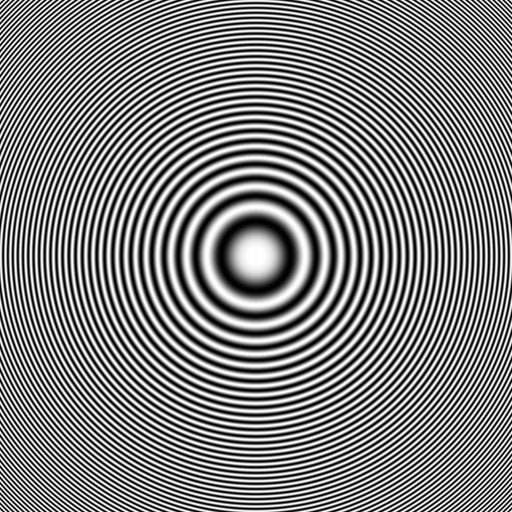
#> input picture starter_pack/images/part2_frequencies/rings.png, 512 x 512 px, found by its file name
$ jupyter execute --allow-errors 2_2.ipynb
#> lines starting #> are read from the running program, lines starting #| are printed output that depends on the picture
### starter_pack/starter_pack/code/utils.py
"""Small helpers for loading, saving and showing images.

All images are handled as float32 NumPy arrays with values in [0, 1].
Color images have shape (H, W, 3) in RGB order; grayscale images have shape (H, W).
"""
import numpy as np
import cv2
import matplotlib.pyplot as plt


def load_image(path, gray=False):
    """Read an image file as a float32 array in [0, 1] (RGB, or grayscale if gray=True)."""
#> called with gray = False
    flag = cv2.IMREAD_GRAYSCALE if gray else cv2.IMREAD_COLOR
    im = cv2.imread(str(path), flag)
#> im is the input picture: shape (512, 512, 3); min 0, max 255, mean 127.6
    if im is None:
        raise FileNotFoundError(f"Could not read image: {path}")
    if not gray:
        im = cv2.cvtColor(im, cv2.COLOR_BGR2RGB)
    return im.astype(np.float32) / 255.0


# [6 lines left out: function save_image, not called in this run]


def show(*images, titles=None, cmap="gray", size=4):
    """Show one or more images side by side.

    Grayscale images are shown with a fixed [0, 1] range, so a filtered image that
    has negative values (e.g. a derivative) should be shifted or rescaled first.
    """
    titles = titles or [""] * len(images)
    fig, axes = plt.subplots(1, len(images), figsize=(size * len(images), size))
    axes = np.atleast_1d(axes)
    for ax, im, title in zip(axes, images, titles):
        if im.ndim == 2:
            ax.imshow(im, cmap=cmap, vmin=0, vmax=1)
        else:
            ax.imshow(np.clip(im, 0, 1))
        ax.set_title(title)
        ax.axis("off")
    plt.tight_layout()
    plt.show()

### filters_helpers.py
import numpy as np
from convolution import conv2d_sep, gaussian_kernel

#finite difference
Dx = np.array([[1.0, 0.0, -1.0]])
Dy = Dx.T #transpose

def gradient_magnitude(gx, gy):
    return np.sqrt(gx**2 + gy**2)

def to_gray(img):
    if img.ndim == 2:
        return img
    return img[..., :3] @ np.array([0.299, 0.587, 0.114])   #standard formula for gray
#> returned value: shape (512, 512) float64

def finite_diff(gray, pad_mode="constant"):
    return conv2d_sep(gray, Dx, pad_mode), conv2d_sep(gray, Dy, pad_mode)


def dog_filters(size, sigma):
    G = gaussian_kernel(size, sigma)
    return conv2d_sep(G, Dx), conv2d_sep(G, Dy)


def dog_diff(gray, dogx, dogy, pad_mode="constant"):
    return conv2d_sep(gray, dogx, pad_mode), conv2d_sep(gray, dogy, pad_mode)


def signed_to_display(x):
    m = np.abs(x).max()
    return np.full_like(x, 0.5) if m == 0 else x / (2 * m) + 0.5

### Hybrid_img.py
import os
import numpy as np
from convolution import conv2d_sep, gaussian_kernel

def get_gaussian_kernel(sigma):
    """Generates a normalized 2D Gaussian kernel with odd window dimension matching sigma."""
    radius = int(np.ceil(3.0 * sigma))
    size = 2 * radius + 1
    ax = np.arange(size) - radius
    g = np.exp(-ax**2 / (2.0 * sigma**2))
    g /= g.sum()
    return np.outer(g, g)

def filter_image(img, kernel, pad_mode="reflect"):
    if img.ndim == 2:
        return conv2d_sep(img, kernel, pad_mode=pad_mode)
    elif img.ndim == 3:
        channels = [conv2d_sep(img[:, :, c], kernel, pad_mode=pad_mode) for c in range(img.shape[2])]
        return np.stack(channels, axis=-1)
    else:
        raise ValueError("Image must have 2 or 3 dimensions.")

def low_pass(img, sigma):
    kernel = get_gaussian_kernel(sigma)
    return filter_image(img, kernel, pad_mode="reflect")

def high_pass(img, sigma):
    return img - low_pass(img, sigma)

# [15 lines left out: functions make_hybrid, compute_fft_log_magnitude, not called in this run]

### 2_2.ipynb
[cell 1]
import numpy as np
import matplotlib.pyplot as plt
from starter_pack.code import utils
from filters_helpers import to_gray
from Hybrid_img import low_pass

[cell 2]
rings = utils.load_image("starter_pack\images\part2_frequencies\\rings.png")
rings_gray = to_gray(rings)

[cell 3]
utils.show(rings_gray)

[cell 4]
naive_down = rings_gray[::4, ::4]
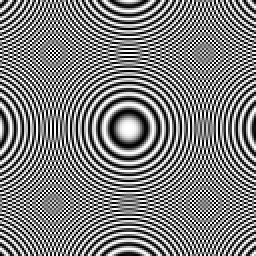
#> naive_down: shape (128, 128) float64 (shown 2 times larger); min 0, max 1, mean 0.5
sigmas = [1.0, 1.5, 2.0,2.25, 2.5, 3.0]
results = []

#> (the rest of this cell did not finish here and is left out)

[cell 5]
sweep_titles = [f"$\sigma = {s}$" for s in sigmas]
#> (the rest of this cell did not finish here and is left out)


[cell 6]
best_sigma = 2.5
best_idx = sigmas.index(best_sigma)
#> (the rest of this cell did not finish here and is left out)


$ run again, with starter_pack/images/part2_frequencies/eye.jpg saved as starter_pack/images/part2_frequencies/rings.png
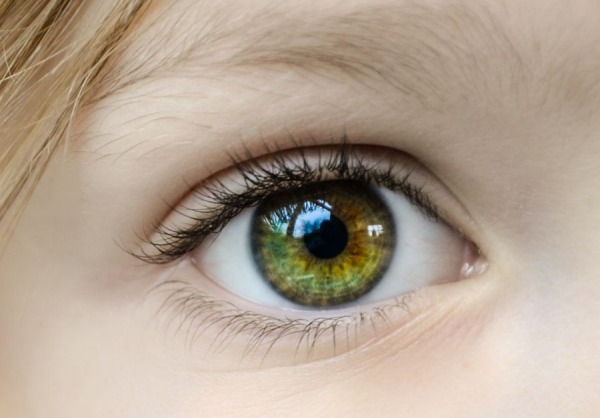
#> input picture starter_pack/images/part2_frequencies/eye.jpg, 600 x 418 px, found by its file name
#> in load_image, im is the input picture: shape (418, 600, 3); mean B, G, R 146.2, 162.5, 178.8
#> in load_image, `return im.astype(np.float32) / 255.0`:
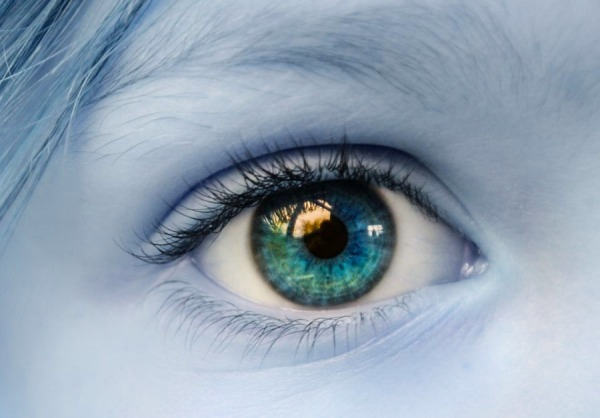
#> returned value: shape (418, 600, 3) float32; mean of channels 0, 1, 2 0.701, 0.637, 0.573; drawn as B, G, R
#> `naive_down = rings_gray[::4, ::4]`:
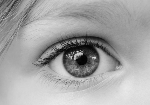
#> naive_down: shape (105, 150) float64; min 0.00773, max 0.918, mean 0.649

$ run again, with starter_pack/images/part2_frequencies/hand.jpg saved as starter_pack/images/part2_frequencies/rings.png
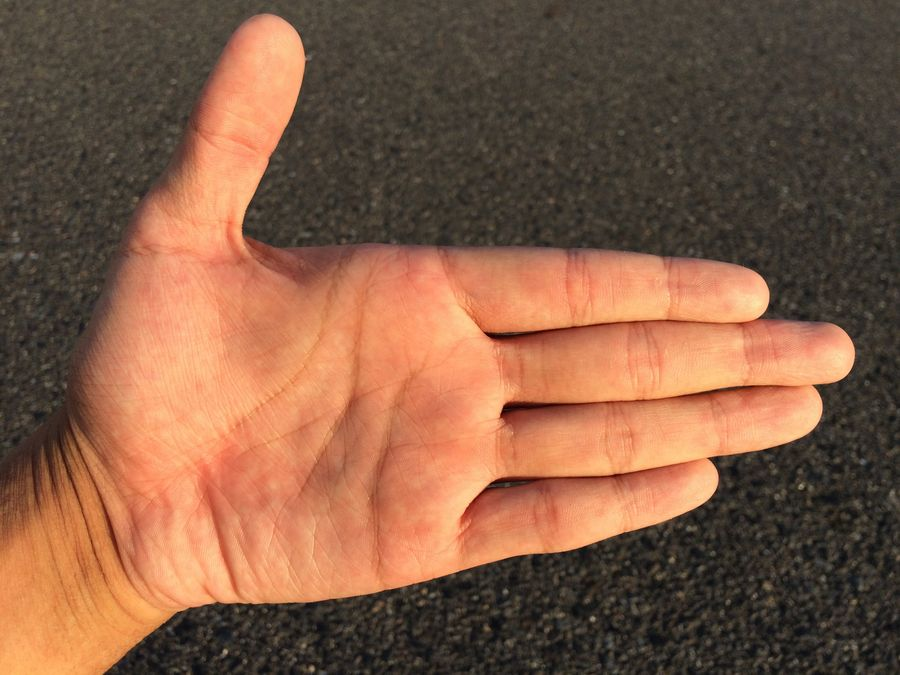
#> input picture starter_pack/images/part2_frequencies/hand.jpg, 900 x 675 px, found by its file name
#> in load_image, im is the input picture: shape (675, 900, 3); mean B, G, R 69.7, 92.6, 132.3
#> in load_image, `return im.astype(np.float32) / 255.0`:
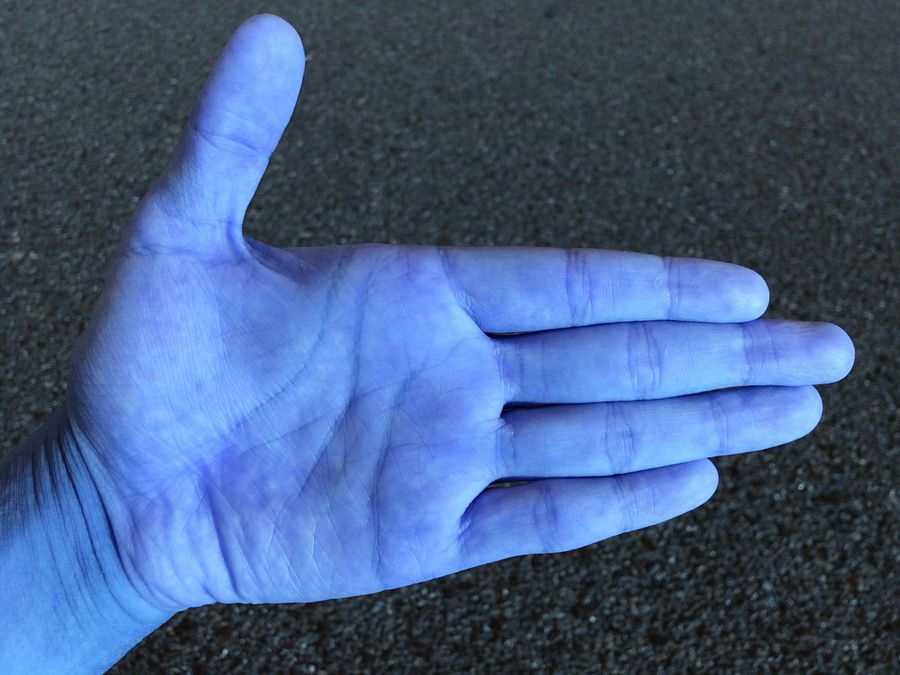
#> returned value: shape (675, 900, 3) float32; mean of channels 0, 1, 2 0.518, 0.363, 0.273; drawn as B, G, R
#> `naive_down = rings_gray[::4, ::4]`:
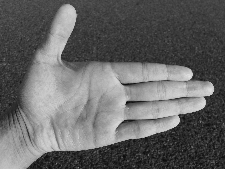
#> naive_down: shape (169, 225) float64; min 0.0387, max 0.895, mean 0.4
